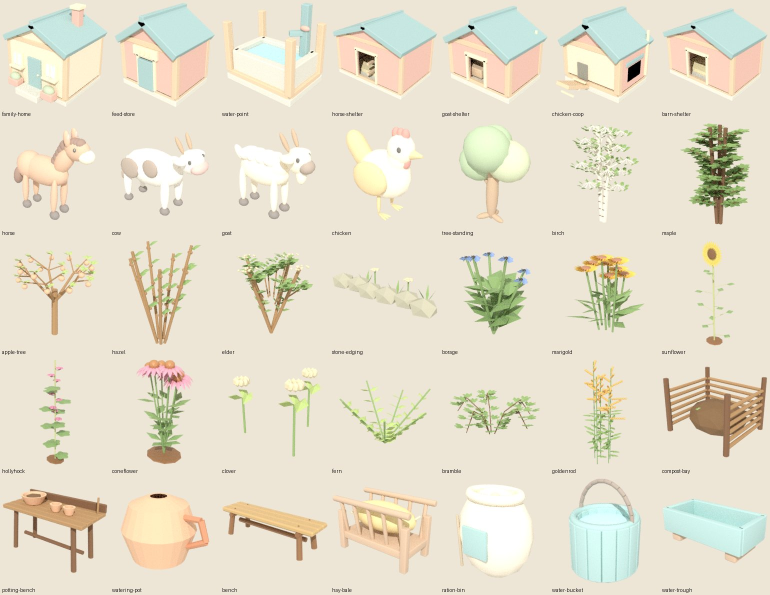
#> input picture tools/ranch-rebuild/current/sheet.jpg, 1540 x 1190 px, given in place of sheet.png, which was not available (shown at 1/2 size)
$ python make_views.py
#> lines starting #> are read from the running program, lines starting #| are printed output that depends on the picture; after the words box and inside, x2 and y2 are one past the last pixel; in counts of white or black regions, pixels touching at a corner belong together; pictures that were not available may be replaced by others from this repository, and a replacement may not be noted
"""Cuts the 9 ground-cover pieces out of mj/ground-cover/sheet.png and keys a silhouette mask for each.
usage: python make_views.py      (writes views/<piece>.png and views/<piece>_mask.png)

The sheet's cast shadows fall to the left of each piece and are a pale green (blue/green about 0.75, light), while the
grass itself is darker and more saturated (blue/green 0.35 to 0.65). Pixels that are light AND low-saturation-ish
(B/G above SHADOW_BG and mean between SHADOW_L and 0.80, so the cream-white clover heads stay) are dropped as shadow. Boxes are in the sheet's 2912 x 1632 pixels.
"""
import os
import numpy as np
from PIL import Image
from scipy import ndimage
HERE = os.path.dirname(os.path.abspath(__file__))
SRC = os.path.join(HERE, '..', '..', 'mj', 'ground-cover', 'sheet.png')
S = 1.456   # boxes below are read off the sheet at 2000 px wide
BOX = {  # (x0, y0, x1, y1) at 2000 px wide
    'tuft-a': (285, 280, 670, 510),
    'tuft-b': (700, 365, 905, 510),
    'tuft-c': (940, 360, 1190, 505),
    'tuft-d': (1230, 250, 1620, 510),
    'tuft-e': (1655, 345, 1880, 500),
    'tuft-f': (30, 505, 490, 750),
    'clover-patch': (495, 560, 1020, 770),
    'wildflower-clump': (1060, 545, 1392, 750),
    'path-edge': (1375, 620, 1945, 760),
}
SHADOW_BG, SHADOW_L = 0.70, 0.55


def mask(a, bg):
    m = np.linalg.norm(a - bg, axis=-1) > 0.10
    R, G, B = a[..., 0], a[..., 1], a[..., 2]
    sh = (B / np.maximum(G, 1e-3) > SHADOW_BG) & (a.mean(-1) > SHADOW_L) & (a.mean(-1) < 0.80) & (G >= R * 0.97)
    m &= ~sh
    m = ndimage.binary_opening(m, iterations=1)
    m = ndimage.binary_closing(m, iterations=2)
    lab, k = ndimage.label(m)
    if k:
        s = ndimage.sum(m, lab, range(1, k + 1)); m = np.isin(lab, np.where(s >= 0.03 * s.max())[0] + 1)
    holes = ndimage.binary_fill_holes(m) & ~m; hl, hk = ndimage.label(holes)
    if hk:
        hs = ndimage.sum(holes, hl, range(1, hk + 1)); m |= np.isin(hl, np.where(hs < 400)[0] + 1)
    return m


def main():
    im = Image.open(SRC).convert('RGB'); A = np.asarray(im).astype(float) / 255
#> in main, im is the input picture: PIL image 1540x1190 RGB; mean R, G, B 230.4, 224, 204.7
    bg = np.median(A[:10].reshape(-1, 3), 0)
#> bg = [0.929, 0.902, 0.839]
    os.makedirs(os.path.join(HERE, 'views'), exist_ok=True)
    for name, b in BOX.items():
        x0, y0, x1, y1 = [int(v * S) for v in b]
        a = A[y0:y1, x0:x1]; m = mask(a, bg)
        Image.fromarray((a * 255).astype(np.uint8)).save(os.path.join(HERE, 'views', name + '.png'))
        Image.fromarray((m * 255).astype(np.uint8)).save(os.path.join(HERE, 'views', name + '_mask.png'))
        ys, xs = np.nonzero(m)
        print('%-17s mask %4d x %4d px (w/h %.2f)' % (name, np.ptp(xs) + 1, np.ptp(ys) + 1, (np.ptp(xs) + 1) / (np.ptp(ys) + 1)))
#> this loop made 4 passes
#> (k in mask, hk in mask, hs in mask) on passes 1 to 2: (62, 6, [33, 1936, 41, 13, 13, 73]), (29, 5, [54, 58, 29, 44, 94])
#> (k in mask, s in mask, hk in mask) on pass 3: (11, [152, 8, 5, 8, 8, 8, 35, 8, 5, 29, 491], 0)
#| tuft-a            mask  488 x  259 px (w/h 1.88)
#| tuft-b            mask  259 x  122 px (w/h 2.12)
#| tuft-c            mask   34 x  165 px (w/h 0.21)
#> pass 1, in main, `a = A[y0:y1, x0:x1]`:
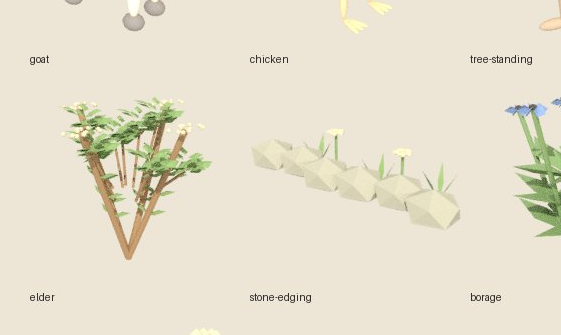
#> a: shape (335, 561, 3) float64; mean R, G, B 0.906, 0.882, 0.808
#> pass 1, in mask, `m = np.linalg.norm(a - bg, axis=-1) > 0.10`:
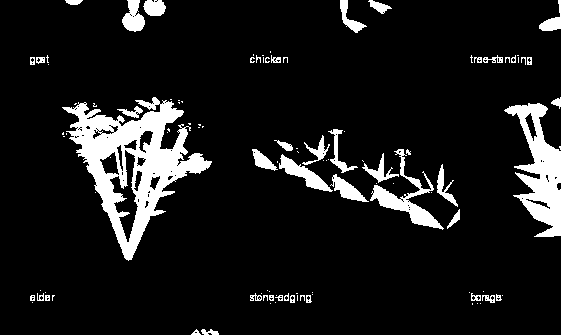
#> m: shape (335, 561) bool; 10.1% white; 108 white regions (66 under 20 px), largest, box (x1, y1, x2, y2) and area: (62, 97, 212, 261) 8610, (504, 103, 561, 237) 3520, (370, 149, 444, 230) 1375
#> pass 1, in mask, `R, G, B = a[..., 0], a[..., 1], a[..., 2]`:
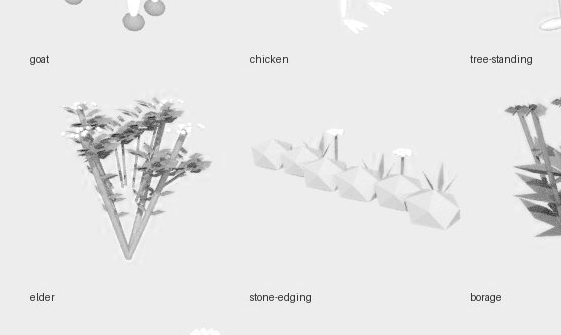
#> R: shape (335, 561) float64; min 0.0627, max 1, mean 0.906
#> pass 1, in mask, `R, G, B = a[..., 0], a[..., 1], a[..., 2]`:
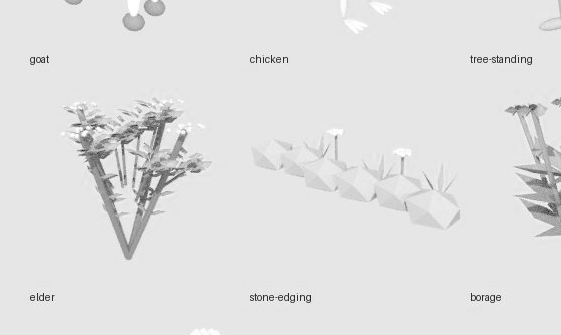
#> G: shape (335, 561) float64; min 0.114, max 1, mean 0.882


if __name__ == '__main__':
#> (the run stopped early here; a loop or call above may not have finished)
